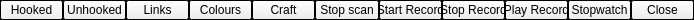
<?xml version="1.0" encoding="UTF-8"?>
<ui version="4.0">
 <class>Form</class>
 <widget class="QWidget" name="Form">
  <property name="geometry">
   <rect>
    <x>0</x>
    <y>0</y>
    <width>694</width>
    <height>20</height>
   </rect>
  </property>
  <property name="palette">
   <palette>
    <active>
     <colorrole role="Base">
      <brush brushstyle="SolidPattern">
       <color alpha="255">
        <red>255</red>
        <green>255</green>
        <blue>255</blue>
       </color>
      </brush>
     </colorrole>
     <colorrole role="Window">
      <brush brushstyle="SolidPattern">
       <color alpha="255">
        <red>0</red>
        <green>0</green>
        <blue>0</blue>
       </color>
      </brush>
     </colorrole>
    </active>
    <inactive>
     <colorrole role="Base">
      <brush brushstyle="SolidPattern">
       <color alpha="255">
        <red>255</red>
        <green>255</green>
        <blue>255</blue>
       </color>
      </brush>
     </colorrole>
     <colorrole role="Window">
      <brush brushstyle="SolidPattern">
       <color alpha="255">
        <red>0</red>
        <green>0</green>
        <blue>0</blue>
       </color>
      </brush>
     </colorrole>
    </inactive>
    <disabled>
     <colorrole role="Base">
      <brush brushstyle="SolidPattern">
       <color alpha="255">
        <red>0</red>
        <green>0</green>
        <blue>0</blue>
       </color>
      </brush>
     </colorrole>
     <colorrole role="Window">
      <brush brushstyle="SolidPattern">
       <color alpha="255">
        <red>0</red>
        <green>0</green>
        <blue>0</blue>
       </color>
      </brush>
     </colorrole>
    </disabled>
   </palette>
  </property>
  <property name="windowTitle">
   <string>Form</string>
  </property>
  <layout class="QHBoxLayout" name="horizontalLayout">
   <property name="spacing">
    <number>0</number>
   </property>
   <property name="leftMargin">
    <number>0</number>
   </property>
   <property name="topMargin">
    <number>0</number>
   </property>
   <property name="rightMargin">
    <number>0</number>
   </property>
   <property name="bottomMargin">
    <number>0</number>
   </property>
   <item>
    <widget class="QPushButton" name="pushButton_hooked">
     <property name="sizePolicy">
      <sizepolicy hsizetype="Ignored" vsizetype="Ignored">
       <horstretch>0</horstretch>
       <verstretch>0</verstretch>
      </sizepolicy>
     </property>
     <property name="text">
      <string>Hooked</string>
     </property>
    </widget>
   </item>
   <item>
    <widget class="QPushButton" name="pushButton_unhooked">
     <property name="sizePolicy">
      <sizepolicy hsizetype="Ignored" vsizetype="Ignored">
       <horstretch>0</horstretch>
       <verstretch>0</verstretch>
      </sizepolicy>
     </property>
     <property name="text">
      <string>Unhooked</string>
     </property>
    </widget>
   </item>
   <item>
    <widget class="QPushButton" name="pushButton_5">
     <property name="sizePolicy">
      <sizepolicy hsizetype="Ignored" vsizetype="Ignored">
       <horstretch>0</horstretch>
       <verstretch>0</verstretch>
      </sizepolicy>
     </property>
     <property name="text">
      <string>Links</string>
     </property>
    </widget>
   </item>
   <item>
    <widget class="QPushButton" name="pushButton_4">
     <property name="sizePolicy">
      <sizepolicy hsizetype="Ignored" vsizetype="Ignored">
       <horstretch>0</horstretch>
       <verstretch>0</verstretch>
      </sizepolicy>
     </property>
     <property name="text">
      <string>Colours</string>
     </property>
    </widget>
   </item>
   <item>
    <widget class="QPushButton" name="pushButton_3">
     <property name="sizePolicy">
      <sizepolicy hsizetype="Ignored" vsizetype="Ignored">
       <horstretch>0</horstretch>
       <verstretch>0</verstretch>
      </sizepolicy>
     </property>
     <property name="text">
      <string>Craft</string>
     </property>
     <property name="checkable">
      <bool>true</bool>
     </property>
    </widget>
   </item>
   <item>
    <widget class="QPushButton" name="pushButton_7">
     <property name="sizePolicy">
      <sizepolicy hsizetype="Ignored" vsizetype="Ignored">
       <horstretch>0</horstretch>
       <verstretch>0</verstretch>
      </sizepolicy>
     </property>
     <property name="text">
      <string>Stop scan</string>
     </property>
    </widget>
   </item>
   <item>
    <widget class="QPushButton" name="pushButton_start_record">
     <property name="sizePolicy">
      <sizepolicy hsizetype="Ignored" vsizetype="Ignored">
       <horstretch>0</horstretch>
       <verstretch>0</verstretch>
      </sizepolicy>
     </property>
     <property name="text">
      <string>Start Record</string>
     </property>
    </widget>
   </item>
   <item>
    <widget class="QPushButton" name="pushButton_stop_record">
     <property name="sizePolicy">
      <sizepolicy hsizetype="Ignored" vsizetype="Ignored">
       <horstretch>0</horstretch>
       <verstretch>0</verstretch>
      </sizepolicy>
     </property>
     <property name="text">
      <string>Stop Record</string>
     </property>
    </widget>
   </item>
   <item>
    <widget class="QPushButton" name="pushButton_play_record">
     <property name="sizePolicy">
      <sizepolicy hsizetype="Ignored" vsizetype="Ignored">
       <horstretch>0</horstretch>
       <verstretch>0</verstretch>
      </sizepolicy>
     </property>
     <property name="text">
      <string>Play Record</string>
     </property>
     <property name="checkable">
      <bool>false</bool>
     </property>
    </widget>
   </item>
   <item>
    <widget class="QPushButton" name="pushButton_stopwatch">
     <property name="sizePolicy">
      <sizepolicy hsizetype="Ignored" vsizetype="Ignored">
       <horstretch>0</horstretch>
       <verstretch>0</verstretch>
      </sizepolicy>
     </property>
     <property name="text">
      <string>Stopwatch</string>
     </property>
    </widget>
   </item>
   <item>
    <widget class="QPushButton" name="pushButton">
     <property name="sizePolicy">
      <sizepolicy hsizetype="Ignored" vsizetype="Ignored">
       <horstretch>0</horstretch>
       <verstretch>0</verstretch>
      </sizepolicy>
     </property>
     <property name="text">
      <string>Close</string>
     </property>
    </widget>
   </item>
  </layout>
 </widget>
 <resources/>
 <connections/>
</ui>
